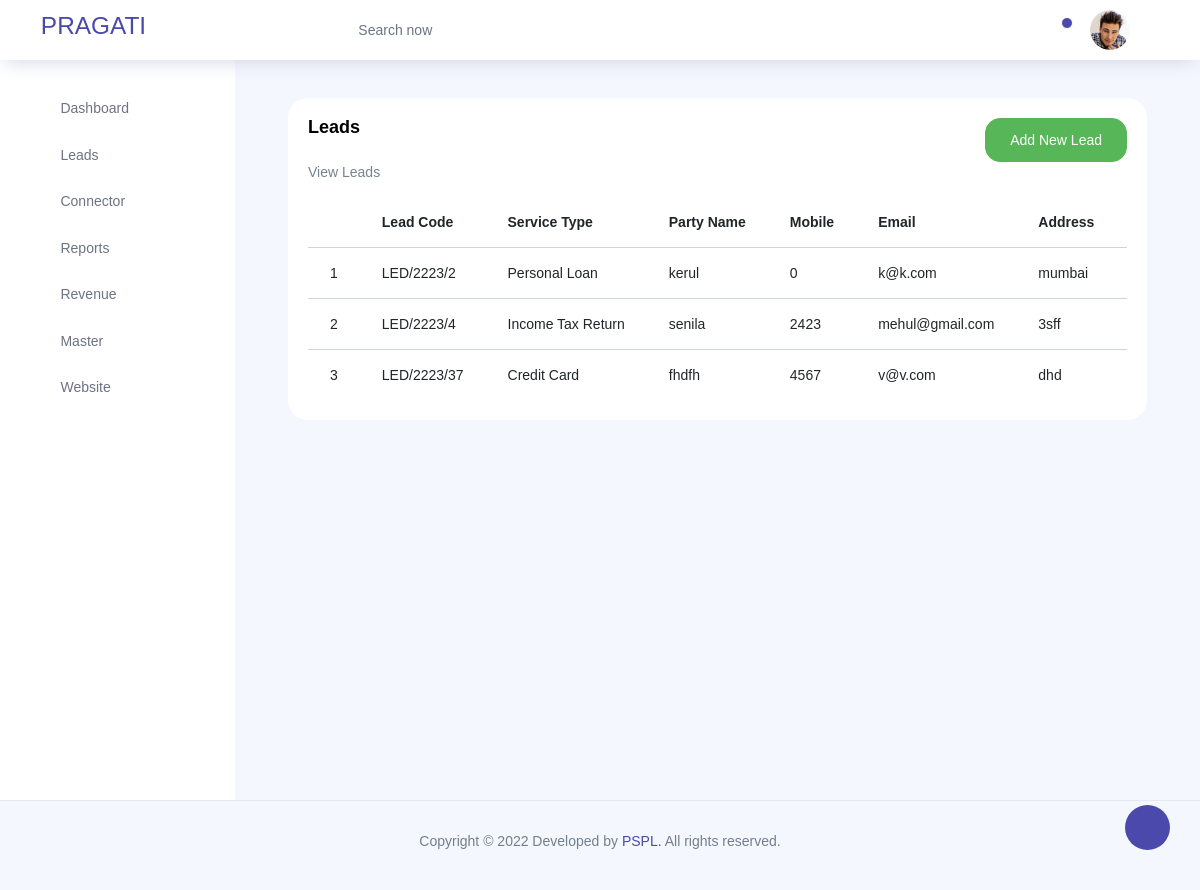
The page /lead/lead/view_approved_lead_reg on the database as committed earlier.
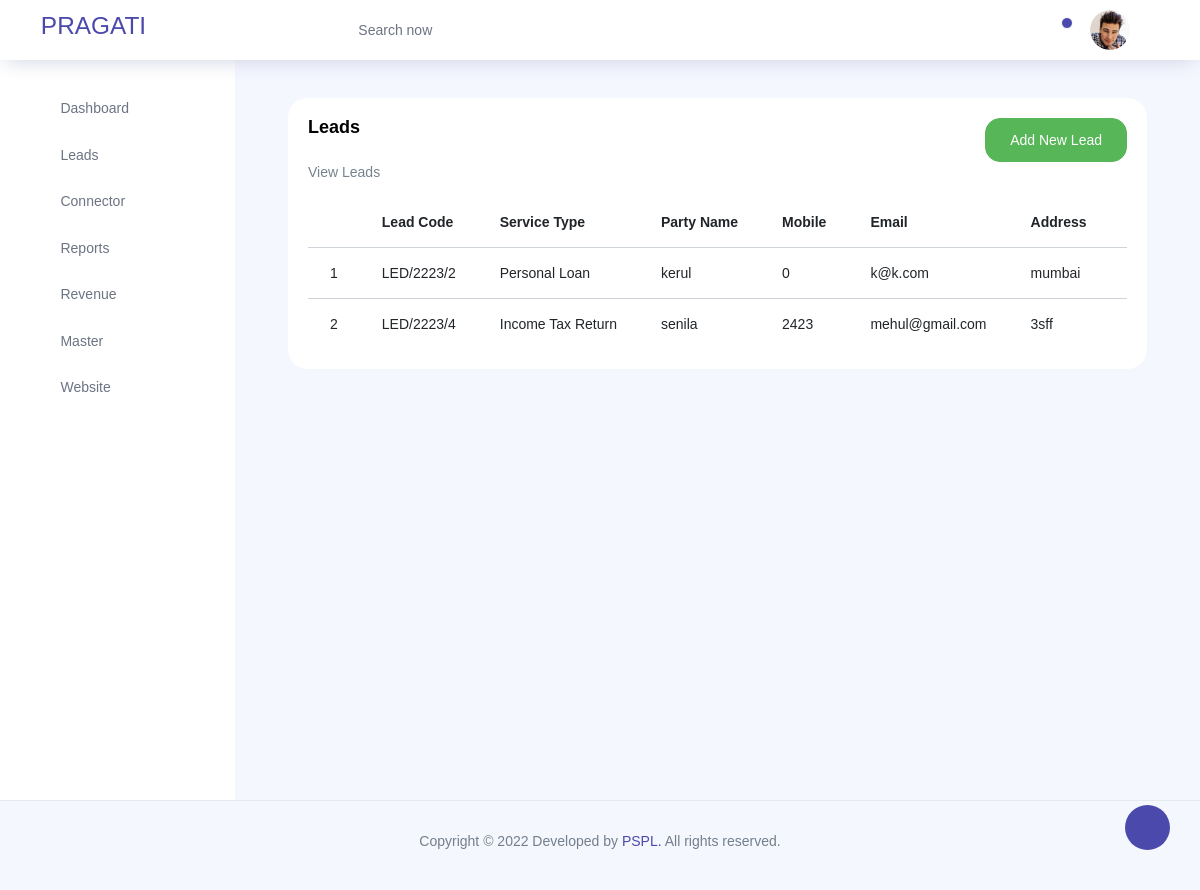
The same page on the database as committed later.
### lead/models.py (models this page shows, shortened)
class Lead(models.Model):
    STATUS = [
    ('PENDING', 'PENDING'),
    ('APPROVED', 'APPROVED'),
    ('CLOSE', 'CLOSE'),
    ('CANCEL', 'CANCEL'),
    ]
    REVENUE_STATUS = [
    ('PENDING', 'PENDING'),
    ('PAID', 'PAID'),
    ('CANCEL', 'CANCEL'),
    ]
    lead_code=models.CharField(max_length=50,unique=True)
    lead_date=models.DateField(default=timezone.now)
    category=models.ForeignKey(Category,verbose_name="category",on_delete=models.CASCADE)
    service_type=models.ForeignKey(Service_types,verbose_name="services",on_delete=models.CASCADE)
    party_name=models.CharField(max_length=50,null=True, blank=True)
    party_mobile=models.DecimalField(max_digits=10,decimal_places=0,null=True ,blank=True)
    party_email=models.EmailField(max_length=254,null=True, blank=True)
    party_address=models.CharField(max_length=100,null=True, blank=True)
    remark=models.CharField(max_length=250,null=True, blank=True)
    connector=models.ForeignKey(Connector,verbose_name="connector",on_delete=models.CASCADE)
    status = models.CharField(choices=STATUS, default='PENDING', max_length=100,null=True, blank=True)
    con_paybal_revenue=models.DecimalField(max_digits=15,decimal_places=0,default=0,null=False)
    con_paid_revenue=models.DecimalField(max_digits=15,decimal_places=0,default=0,null=True, blank=True)
    trx_date=models.DateField(default=timezone.now)
    trx_no=models.CharField(max_length=254,default=0)
    con_revenue_status=models.CharField(choices=REVENUE_STATUS, default='PENDING', max_length=100,null=True, blank=True)

class Service_types(models.Model): #city
    category=models.ForeignKey(Category, verbose_name="category", on_delete=models.CASCADE, related_name='services')
    name=models.CharField(max_length=100,unique=True)
    def __str__(self):
        return self.name

### lead/views.py (the view)
# urls.py: path('lead/view_approved_lead_reg',views.view_approved_lead_reg,name="view_approved_lead_reg"),
def view_approved_lead_reg(request):
    cat= Lead.objects.filter(status='APPROVED')
    return render(request,'view_lead_reg.html',{'view_lead_reg':cat})

### lead/models.py (called while the page is built)
    def __str__(self):
        return self.con_name

### templates/view_lead_reg.html (shortened to what this page needs)
{% extends 'base.html' %}
{% load static  %}
{% block content %}
<div class="col-lg-12 grid-margin stretch-card">
    <div class="card">
      <div class="card-body">
        <div class="d-flex justify-content-between">
        <h4 class="card-title">Leads</h4>
        <a href="{% url 'lead:add_lead_reg' %}">
        <button type="submit" class="btn btn-success">Add New Lead</button></a>
    </div>
    <p class="card-description">
        View Leads
       </p>
        <div class="table-responsive">
          <table class="table table-hover">
            <thead>
              <tr>
                <th></th>
                <th>Lead Code</th>
                <th>Service Type</th>
                <th>Party Name</th>
                <th>Mobile</th>
                <th>Email</th>
                <th>Address</th>
                <th>Remark</th>
              </tr>
            </thead>
            <tbody>
              <tr>
                {% for i in view_lead_reg%}
                <td>{{forloop.counter}}</td>
            <td>{{i.lead_code}}</td>
            <td>{{i.service_type}}</td>
            <td>{{i.party_name}}</td>
            <td>{{i.party_mobile}}</td>
            <td>{{i.party_email}}</td>
            <td>{{i.party_address}}</td>
            <td>{{i.remark}}</td>
              </tr>
              {% endfor %}
            </tbody>
          </table>
        </div>
      </div>
    </div>
  </div>
  {% endblock %}

Rows that differ between the two databases and show on the page:
removed Lead: lead_code "LED/2223/37", service_type "Credit Card", party_name "fhdfh", party_mobile "4567", party_email "v@v.com", party_address "dhd"
